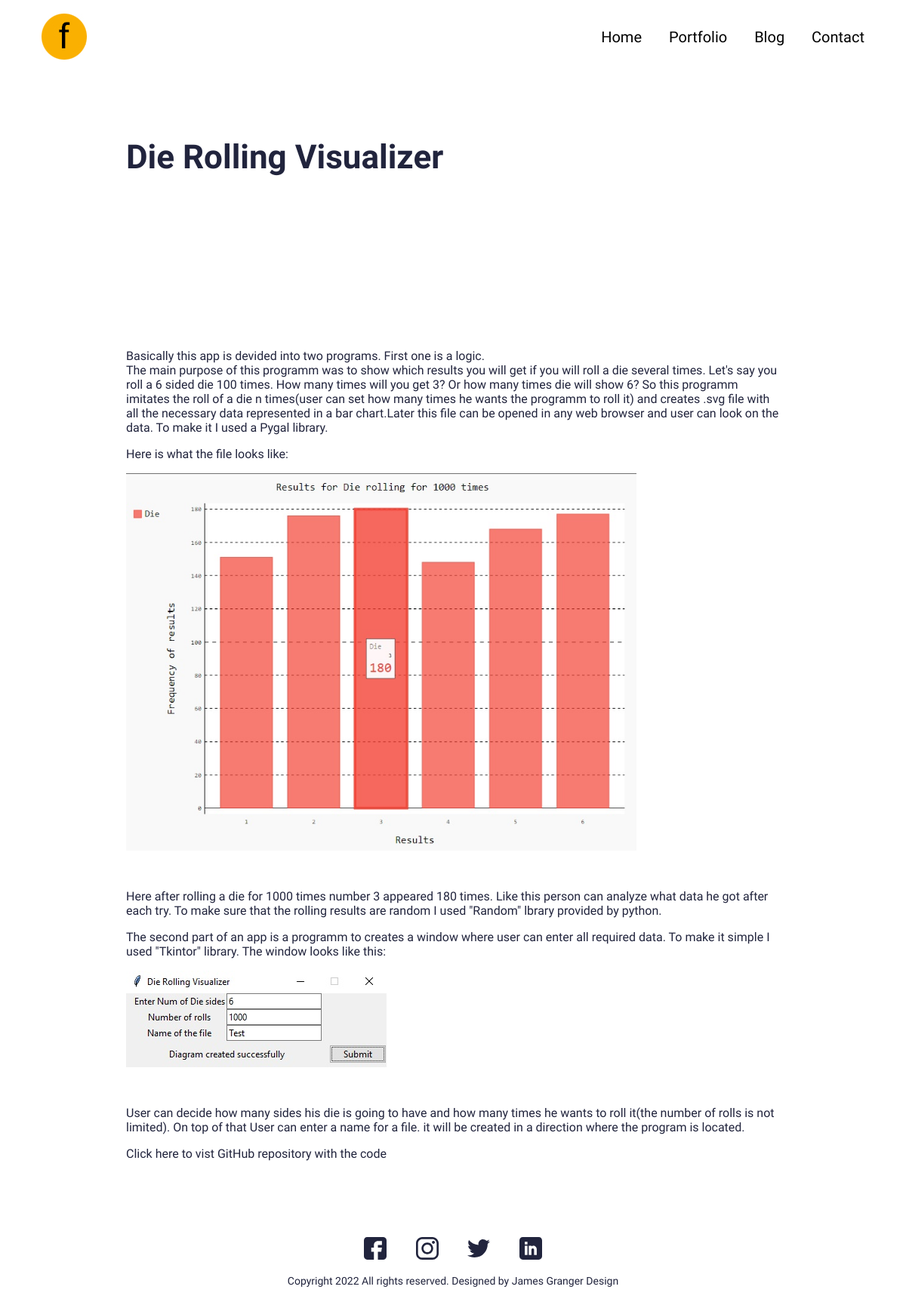
Screenshot of /portfolio/die-rolling-visualizer with the database file from the repository.
### main/models.py (models this page shows, shortened)
class Portfolio(models.Model):
    class Meta:
        verbose_name = 'Portfolio'
        verbose_name_plural = 'Portfolio Profiles'
        ordering = ["name"]
    date = models.DateTimeField(blank=True, null=True)
    name = models.CharField(max_length=200, blank=True, null=True)
    description = models.CharField(max_length=500, blank=True, null=True)
    body = RichTextField(blank=True, null=True)
    image = models.ImageField(blank=True, null=True, upload_to="portfolio")
    slug = models.SlugField(null=True, blank=True)
    is_active = models.BooleanField(default=True)

### main/views.py (the view)
# urls.py: path('portfolio/<slug:slug>', views.PortfolioDetailViews.as_view(), name='portfolio'),
class PortfolioDetailViews(generic.DetailView):
	model = Portfolio
	template_name = 'main/portfolio-detail.html'

### resume_demo/context_processor.py (called while the page is built)
def project_context(request):
	context = {
		'me': User.objects.first()
	}
	return context

### main/templates/main/portfolio-detail.html (shortened to what this page needs)
{% extends 'main/base.html' %}"
{% load static %}
{% block content %}
<section>
    <div class="innerPageBannerCol">
        <div class="container">
            <div class="row g-4 g-md-3  align-items-center">
                <div class="col-md-6">
                    <div class="bannerContent">
                        <h1 class="xlTitle pb-md-3">{{ object.name }}</h1>
                    </div>
                </div>
            </div>
        </div>
    </div>
</section>
<section>
    <div class="sectionSpaceSm">
        <div class="container">
            <p>{{ object.body|safe }}
            </p>
        </div>
    </div>
</section>
{% endblock %}

### static/css/style.css (style rules this page uses)
:root { --primaryColor: #9C07B6; --primaryDarkColor: #3D0048; --primaryHoverColor: #900AA8; --secondaryColor: #F9B000; --baseColor: #21243D; --baseFont: 'Heebo', sans-serif; --titleFont: 'Courier Prime', monospace; --regular: 400; --medium: 500; --bold: 700; --black: 900; --lightBg: #F1F1F1; }
html { scroll-behavior: smooth; }
body { font-family: var(--baseFont); color: var(--baseColor); line-height: normal; }
img { max-width: 100%; }
a { color: inherit; }
a, .btn { -webkit-transition: all 300ms ease-in-out 0s; -o-transition: all 300ms ease-in-out 0s; transition: all 300ms ease-in-out 0s; text-decoration: none; }
.xlTitle { font-size: 44px; line-height: 1.3; font-weight: var(--bold); font-family: var(--titleFont) }
.sectionSpaceSm { padding: 35px 0; }
.innerPageBannerCol { padding: 180px 0 150px; }
@media (min-width:992px) { .container, .container-lg, .container-md, .container-sm, .container-xl, .container-xxl { max-width: 890px; } }

### rows the page displays
Portfolio: name "Die Rolling Visualizer", body "Basically this app is devided into two programs. First one is a logic. The main purpose of this programm was to show which results you will get if you will roll a die several times. Let's say you roll a 6 sided die 100 times. How many times will you get 3? Or how many times die will show 6? So this programm imitates the roll of a die n times(user can set how many times he wants the programm to roll it) and creates .svg file with all the necessary data represented in a bar chart.Later this file can be opened in any web browser and user can look on the data. To make it I used a Pygal library. Here is what the file looks like: Here after rolling a die for 1000 times number 3 appeared 180…", body (picture)
